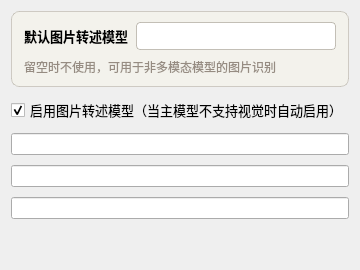
             <widget class="QWidget" name="tab_vision">
               <attribute name="title">
                <string>图片转述模型</string>
               </attribute>
               <layout class="QVBoxLayout" name="verticalLayout_vision">
                <property name="spacing">
                 <number>10</number>
                </property>
                <item>
                 <widget class="QFrame" name="frame_vision_model">
                  <property name="styleSheet">
                   <string notr="true">QFrame#frame_vision_model { border: 1px solid rgba(180,175,165,150); border-radius: 8px; background-color: rgba(245,243,235,180); padding: 2px; }</string>
                  </property>
                  <property name="frameShape">
                   <enum>QFrame::StyledPanel</enum>
                  </property>
                  <layout class="QVBoxLayout" name="verticalLayout_vision_inner">
                   <property name="spacing">
                    <number>8</number>
                   </property>
                   <property name="leftMargin">
                    <number>10</number>
                   </property>
                   <property name="topMargin">
                    <number>8</number>
                   </property>
                   <property name="rightMargin">
                    <number>10</number>
                   </property>
                   <property name="bottomMargin">
                    <number>8</number>
                   </property>
                    <item>
                     <layout class="QHBoxLayout" name="horizontalLayout_vision_model">
                      <item>
                       <widget class="QLabel" name="label_vision_model_title">
                        <property name="font">
                         <font>
                          <family>微软雅黑</family>
                          <pointsize>10</pointsize>
                          <weight>75</weight>
                          <bold>true</bold>
                         </font>
                        </property>
                        <property name="text">
                         <string>默认图片转述模型</string>
                        </property>
                       </widget>
                      </item>
                      <item>
                       <widget class="QComboBox" name="comboBox_vision_provider">
                        <property name="font">
                         <font>
                          <family>微软雅黑</family>
                          <pointsize>10</pointsize>
                         </font>
                        </property>
                        <property name="minimumSize">
                         <size>
                          <width>200</width>
                          <height>0</height>
                         </size>
                        </property>
                        <property name="styleSheet">
                         <string notr="true">QComboBox { border: 1px solid rgba(180,175,165,200); border-radius: 4px; padding: 3px 8px; background-color: white; }
QComboBox:hover { border-color: rgb(140,130,115); }
QComboBox::drop-down { border: none; width: 20px; }</string>
                        </property>
                       </widget>
                      </item>
                     </layout>
                    </item>
                   <item>
                    <widget class="QLabel" name="label_vision_model_hint">
                     <property name="font">
                      <font>
                       <family>微软雅黑</family>
                       <pointsize>9</pointsize>
                      </font>
                     </property>
                     <property name="text">
                      <string>留空时不使用，可用于非多模态模型的图片识别</string>
                     </property>
                     <property name="styleSheet">
                      <string notr="true">color: rgb(150,140,130);</string>
                     </property>
                    </widget>
                   </item>
                  </layout>
                 </widget>
                </item>
                <item>
                 <widget class="QCheckBox" name="checkBox_use_vision_model">
                  <property name="font">
                   <font>
                    <family>微软雅黑</family>
                    <pointsize>10</pointsize>
                   </font>
                  </property>
                  <property name="text">
                   <string>启用图片转述模型（当主模型不支持视觉时自动启用）</string>
                  </property>
                  <property name="checked">
                   <bool>true</bool>
                  </property>
                 </widget>
                </item>
                <!-- hidden legacy fields for backward compat -->
                <item>
                 <widget class="QLineEdit" name="lineEdit_vision_api_key">
                  <property name="visible">
                   <bool>false</bool>
                  </property>
                 </widget>
                </item>
                <item>
                 <widget class="QLineEdit" name="lineEdit_vision_api_url">
                  <property name="visible">
                   <bool>false</bool>
                  </property>
                 </widget>
                </item>
                <item>
                 <widget class="QLineEdit" name="lineEdit_vision_model">
                  <property name="visible">
                   <bool>false</bool>
                  </property>
                 </widget>
                </item>
                <item>
                 <spacer name="verticalSpacer_vision">
                  <property name="orientation">
                   <enum>Qt::Vertical</enum>
                  </property>
                  <property name="sizeHint" stdset="0">
                   <size>
                    <width>20</width>
                    <height>40</height>
                   </size>
                  </property>
                 </spacer>
                </item>
               </layout>
              </widget>
